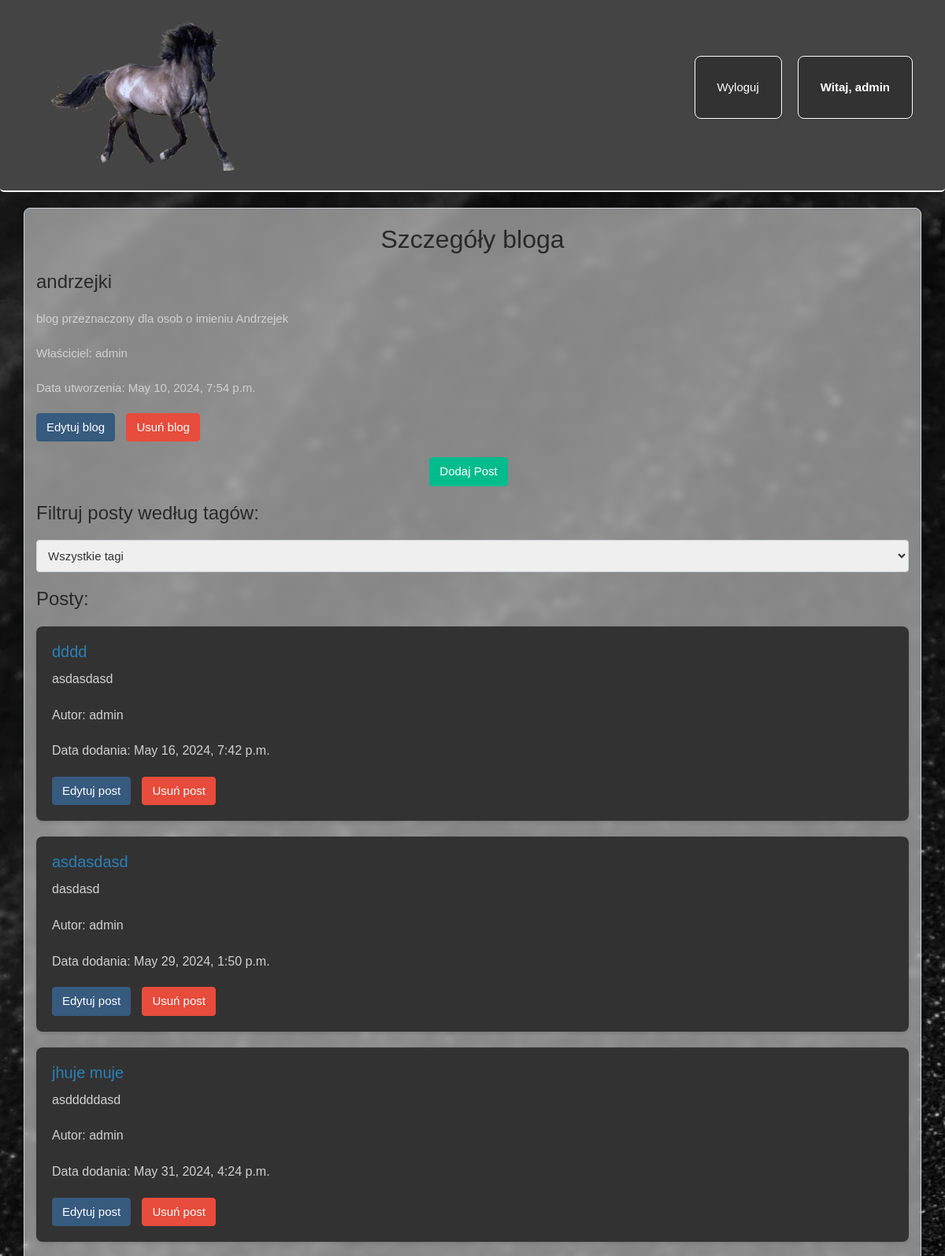
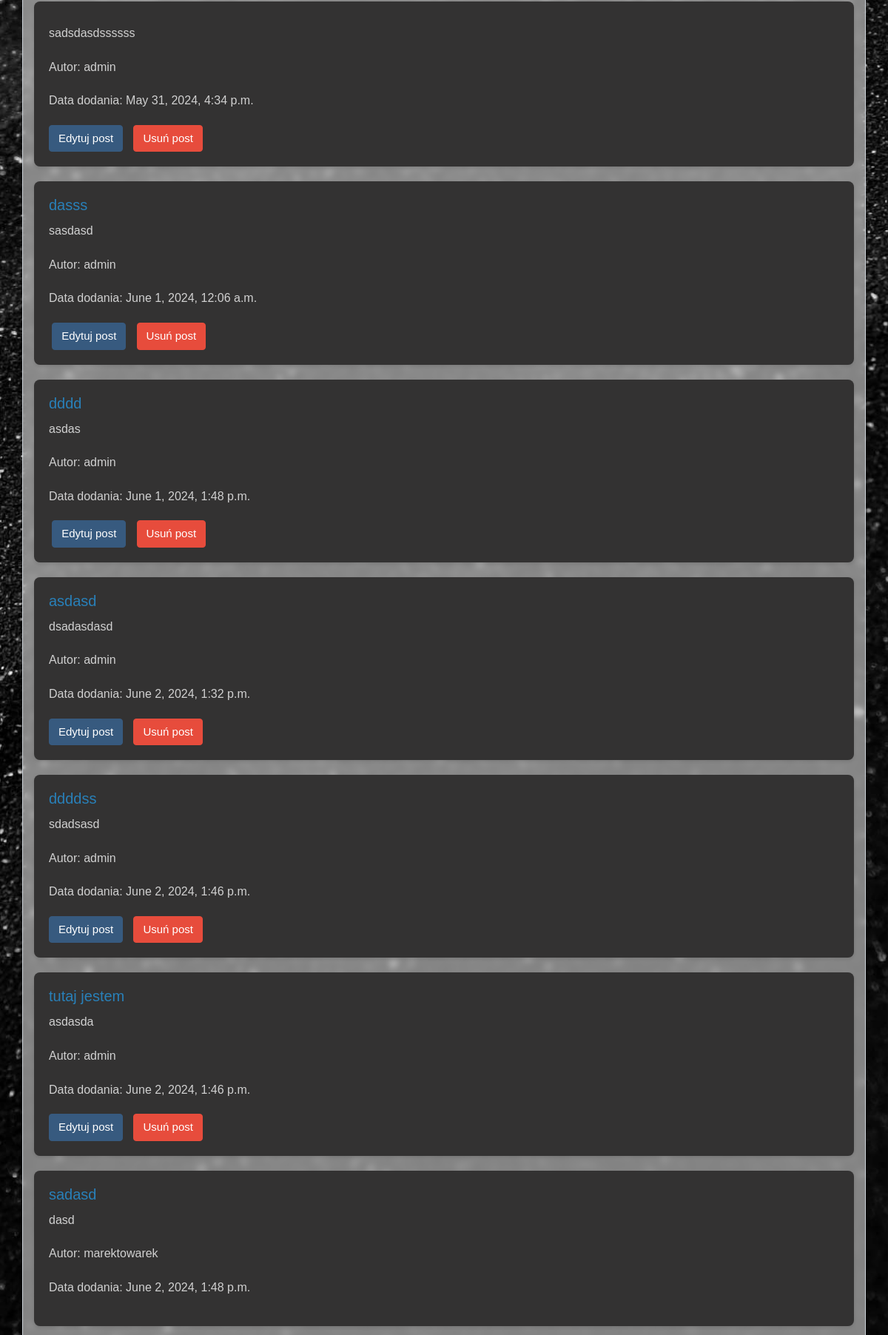
Page /blogs/2/ (signed in, upper part) on the committed database (2 pictures, top to bottom).
### mainapp/models.py (models this page shows)
class Blog(models.Model):
    owner = models.ForeignKey(User, on_delete=models.CASCADE)
    date_of_creation = models.DateTimeField(auto_now_add=True)
    title = models.CharField(max_length=255)
    description = models.TextField(max_length=1000)

class Post(models.Model):
    title = models.CharField(max_length=255)
    content = models.TextField(max_length=2000)
    author = models.ForeignKey(User, on_delete=models.CASCADE)
    date_of_creation = models.DateTimeField(auto_now_add=True)
    password = models.CharField(max_length=255, null=True, blank=True)
    is_private = models.BooleanField(default=False)
    image = models.ImageField(upload_to='images/', null=True, blank=True)
    blog = models.ForeignKey(Blog, on_delete=models.CASCADE)

### mainapp/views.py (the view)
# urls.py: path('blogs/<int:blog_id>/', views.blog_details, name='blog_details'),
@login_required
def blog_details(request, blog_id):
    blog = get_object_or_404(Blog, pk=blog_id)
    posts = Post.objects.filter(blog=blog)
    tag_id = request.GET.get('tag')
    if tag_id:
        posts = posts.filter(posttag__tag_id=tag_id)
    tags = Tag.objects.all()
    comment_form = CommentCreationForm()
    return render(request, 'blog_details.html',
                  {'blog': blog, 'posts': posts, 'comment_form': comment_form, 'tags': tags})

### mainapp/forms.py
class CommentCreationForm(forms.ModelForm):
    class Meta:
        model = Comment
        fields = ['content', 'image']
        widgets = {
            'content': forms.TextInput(attrs={'placeholder': 'Dodaj komentarz'})
        }

### mainapp/templates/blog_details.html (shortened to what this page needs)
<!DOCTYPE html>
<html lang="en">
<head>
    {% load static %}
    <link rel="stylesheet" href="{% static 'css/blog_details.css' %}">
    <link rel="stylesheet" href="{% static 'css/custom_styles.css' %}">
    <link rel="stylesheet" href="https://cdn.jsdelivr.net/npm/bootswatch@4.5.2/dist/darkly/bootstrap.min.css">
</head>
<body>
<header>
    <nav class="navbar navbar-expand-lg navbar-dark bg-secondary" id="mainNav">
        <div class="container-fluid">
            <a class="navbar-brand" href="{% url 'homepage' %}">
                <td>
                    <img src="/img/logo.webp" alt="">
                </td>
            </a>
            <div class="collapse navbar-collapse" id="navbarResponsive">
                <ul class="navbar-nav ml-auto">
                    {% if user.is_authenticated %}
                        <li class="nav-item text-white">
                            <a class="nav-link text-white" href="{% url 'logout' %}">Wyloguj</a>
                        </li>
                        <li class="nav-item text-white">
                            <span class="nav-link text-white font-weight-bold">Witaj, {{ user.username }}</span>
                        </li>
                    {% endif %}
                </ul>
            </div>
        </div>
    </nav>
</header>
<main>
    <div class="background-image">
    <div class="container">
        <h2>Szczegóły bloga</h2>
        <h3>{{ blog.title }}</h3>
        <p>{{ blog.description }}</p>
        <p>Właściciel: {{ blog.owner }}</p>
        <p>Data utworzenia: {{ blog.date_of_creation }}</p>
        {% if request.user == blog.owner %}
            <a href="{% url 'edit_blog' blog_id=blog.id %}" class="btn btn-primary">Edytuj blog</a>
            <a href="{% url 'delete_blog' blog_id=blog.id %}" class="btn btn-danger" onclick="return confirm('Czy na pewno chcesz usunąć ten blog?')">Usuń blog</a>
        {% endif %}
        <div class="container_button">
            <a href="{% url 'add_post' blog_id=blog.id %}" class="btn btn-success">Dodaj Post</a>
        </div>
        <h3>Filtruj posty według tagów:</h3>
        <form method="get" action=".">
            <select name="tag" onchange="this.form.submit()">
                <option value="">Wszystkie tagi</option>
            </select>
        </form>
        <h3>Posty:</h3>
        <ul>
            {% for post in posts %}
                <li>
                    <h4><a href="{% url 'post_details' post.id %}">{{ post.title }}</a></h4>
                    <p>{{ post.content }}</p>
                    <p>Autor: {{ post.author }}</p>
                    <p>Data dodania: {{ post.date_of_creation }}</p>
                    {% if request.user == post.author %}
                        <a href="{% url 'edit_post' post_id=post.id %}" class="btn btn-primary">Edytuj post</a>
                        <a href="{% url 'delete_post' post_id=post.id %}" class="btn btn-danger" onclick="return confirm('Czy na pewno chcesz usunąć ten post?')">Usuń post</a>
                    {% endif %}
                </li>
            {% empty %}
                <li>Brak postów.</li>
            {% endfor %}
        </ul>
    </div>
    </div>
</main>
</body>
</html>

### mainapp/static/css/blog_details.css (style rules this page uses)
* { box-sizing: border-box; margin: 0; padding: 0; font-family: 'Poppins', sans-serif; }
header { position: sticky; top: 0; z-index: 99; }
nav { background-color: #a3153b; border-radius: 0 0 5px 5px; border-bottom: 2px solid #FFFFFF; position: fixed; top: 0; width: 100%; z-index: 1000; }
nav ul { list-style-type: none; margin: 0; padding: 0; }
nav li { display: inline-block; margin: 0 10px; border: 1px solid #FFFFFF; border-radius: 8px; }
nav a { display: block; padding: 10px 20px; color: #fff; }
body { background-color: #f5f5f5; color: #d1d1d1; }
.background-image { background-image: url('/static/img/background_sites_3.jpg'); background-size: cover; background-position: center; background-attachment: fixed; display: flex; justify-content: center; align-items: center; min-height: 100vh; padding: 20px; box-sizing: border-box; }
.container { max-width: 800px; margin: 0 auto; padding: 20px; background-color: rgba(255, 255, 255, 0.5); backdrop-filter: blur(5px); border-radius: 8px; box-shadow: 0 2px 4px rgba(0, 0, 0, 0.1); border: 1px solid #ced4da; }
.container h2, .container h3 { color: #292929; margin-bottom: 20px; }
.container h2 { text-align: center; font-size: 2rem; }
.container h3 { font-size: 1.5rem; }
.container p { color: #d1d1d1; line-height: 1.6; margin-bottom: 20px; }
.btn { margin-right: 10px; }
.btn-primary { background-color: #2980b9; border-color: #2980b9; transition: background-color 0.3s ease; }
.btn-danger { background-color: #c0392b; border-color: #c0392b; transition: background-color 0.3s ease; }
.btn-success { background-color: #1a8f1f; border-color: #000000; transition: background-color 0.3s ease; }
.container_button { text-align: center; margin: 20px 0; }
form { margin-bottom: 20px; }
ul { list-style-type: none; padding: 0; }
ul li { background-color: #333232; border-radius: 8px; box-shadow: 0 2px 4px rgba(0, 0, 0, 0.1); margin-bottom: 20px; padding: 20px; transition: transform 0.3s ease, box-shadow 0.3s ease; }
ul li h4 { font-size: 1.25rem; margin-bottom: 10px; color: #2980b9; }
ul li h4 a { text-decoration: none; color: inherit; transition: color 0.3s ease; }
ul li p { color: #7f8c8d; line-height: 1.6; font-size: 1rem; margin-bottom: 10px; }
select { width: 100%; padding: 10px; border: 1px solid #ced4da; border-radius: 4px; font-size: 1rem; color: #333; margin-bottom: 20px; transition: border-color 0.3s ease; }

### rows in the picture
Blog: title "andrzejki", description "blog przeznaczony dla osob o imieniu Andrzejek", owner "admin", date_of_creation "May 10, 2024, 7:54 p.m."
Post: title "dddd", content "asdasdasd", author "admin", date_of_creation "May 16, 2024, 7:42 p.m.", shows "Edytuj post"
Post: title "asdasdasd", content "dasdasd", author "admin", date_of_creation "May 29, 2024, 1:50 p.m.", shows "Edytuj post"
Post: title "jhuje muje", content "asdddddasd", author "admin", date_of_creation "May 31, 2024, 4:24 p.m.", shows "Edytuj post"
Post: content "sadsdasdssssss", author "admin", date_of_creation "May 31, 2024, 4:34 p.m.", shows "Edytuj post"
Post: title "dasss", content "sasdasd", author "admin", date_of_creation "June 1, 2024, 12:06 a.m.", shows "Edytuj post"
Post: title "dddd", content "asdas", author "admin", date_of_creation "June 1, 2024, 1:48 p.m.", shows "Edytuj post"
Post: title "asdasd", content "dsadasdasd", author "admin", date_of_creation "June 2, 2024, 1:32 p.m.", shows "Edytuj post"
Post: title "ddddss", content "sdadsasd", author "admin", date_of_creation "June 2, 2024, 1:46 p.m.", shows "Edytuj post"
Post: title "tutaj jestem", content "asdasda", author "admin", date_of_creation "June 2, 2024, 1:46 p.m.", shows "Edytuj post"
Post: title "sadasd", content "dasd", author "marektowarek", date_of_creation "June 2, 2024, 1:48 p.m."

### other values in the picture
{{ user.username }} "admin"
